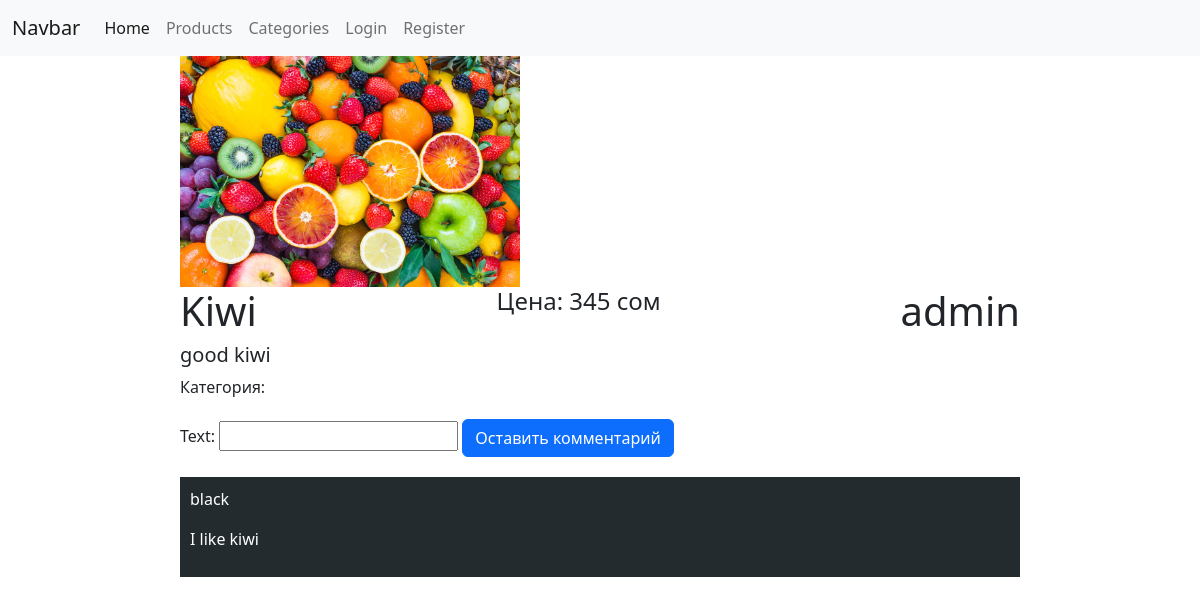
/products/11/, run on the app's committed database.
### products/models.py (models this page shows, shortened)
class Product(models.Model):
    author = models.ForeignKey(User, on_delete=models.CASCADE, null=True)
    image = models.ImageField()
    title = models.CharField(max_length=255)
    description = models.TextField()
    category = models.ForeignKey(Category, on_delete=models.CASCADE, null=True)
    price = models.IntegerField(default=0)

class Review(models.Model):
    author = models.ForeignKey(User, on_delete=models.CASCADE)
    text = models.TextField()
    product = models.ForeignKey(Product, on_delete=models.CASCADE)

### products/views.py (the view, shortened to what this page needs)
# urls.py: path('products/<int:id>/', DetailProductView.as_view()),
class DetailProductView(CreateView, DetailView):
    template_name = 'products/detail.html'
    form_class = ReviewCreateForm
    model = Product
    pk_url_kwarg = 'id'
    def get_context_data(self, *, object_list=None, **kwargs):
        return {
            'user': get_user_from_request(self.request),
            'form': kwargs['form'] if kwargs.get('form') else self.form_class,
            'product':self.get_object(),
            'reviews': kwargs['reviews'],
            'categories': kwargs['categories']
        }
    def get(self, request, *args, **kwargs):
        product = self.model.objects.get(id=kwargs['id'])
        reviews = Review.objects.filter(product_id=kwargs['id'])
        categories = product.category
        return render(request, self.template_name, context=self.get_context_data(
            product=product,
            reviews=reviews,
            categories=categories
        ))

### users/utils.py (called while the page is built)
def get_user_from_request(request):
    return request.user if not request.user.is_anonymous else None

### templates/products/detail.html (shortened to what this page needs)
{% extends 'layouts/main.html' %}
{% block content %}
    <div class="product">
        <div class="img">
            <img src="/media/{{ product.image }}/" alt="" width="340px">
        </div>
        <div class="info">
            <div style="display: flex; justify-content: space-between">
                <h1>{{ product.title }}</h1>
                <h4>Цена: {{ product.price }} сом</h4>
                <h1>{{ product.author.username }}</h1>
             </div>
            <h5>{{ product.description }}</h5>
            <div class="category">
                <p>Категория: {{ category.title }}</p>
            </div>
        </div>
    </div>
    <div class="create_review">
        <form action="/products/{{ product.id }}/" method="post">
            {{ form }}
            <input type="submit" class="btn btn-primary" value="Оставить комментарий">
        </form>
    </div>
    <div class="reviews">
        {% for review in reviews %}
            <div class="review">
                <p class="author">{{ review.author.username }}</p>
                <p class="text">{{ review.text }}</p>
            </div>
        {% endfor %}
    </div>
{% endblock %}

### templates/products/detail.html (style rules this page uses)
.product { width: 70%; margin-left: 15%; }
.reviews { width: 70%; margin-left: 15%; }
.review { background: #242b2e; color: #fff; margin-bottom: 20px; padding: 10px; }
.create_review { width: 70%; margin-left: 15%; margin-top: 20px; margin-bottom: 20px; }

### data on the page
Product: image (picture), title "Kiwi", price "345", author.username "admin", description "good kiwi"
Review: author.username "black", text "I like kiwi"
